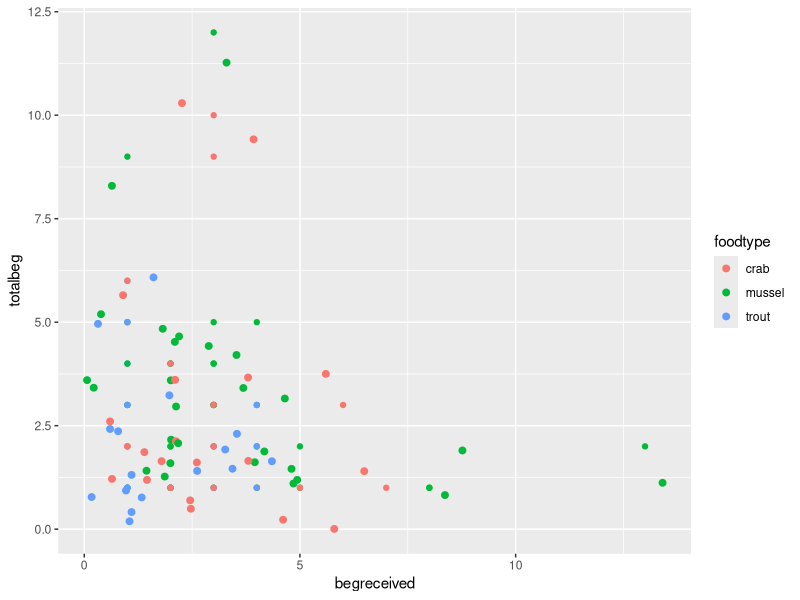
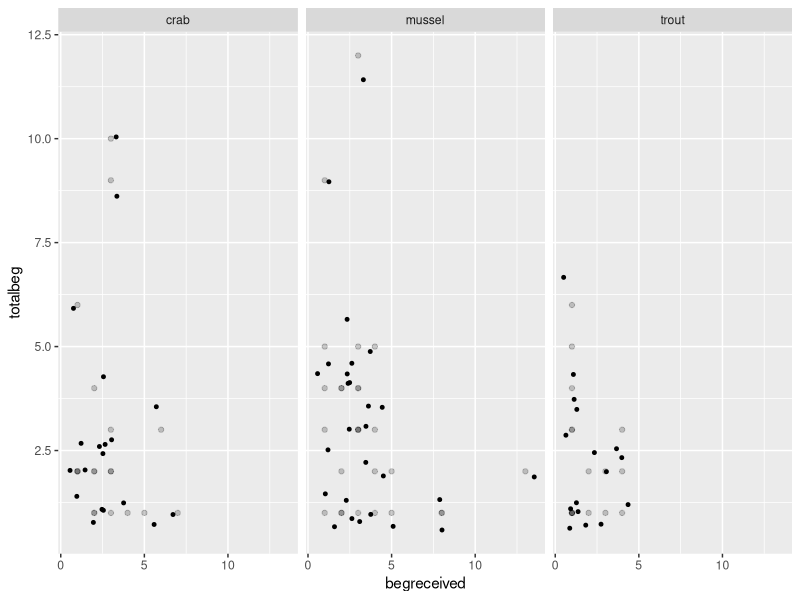
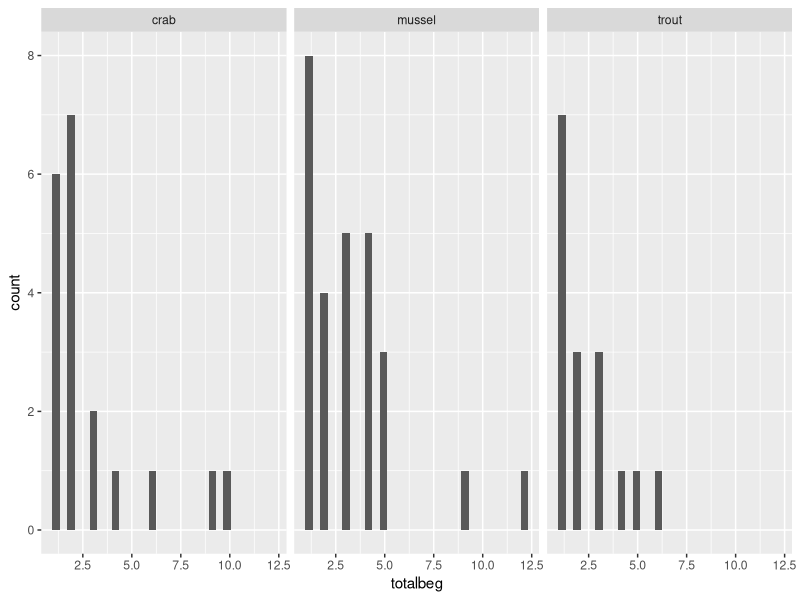
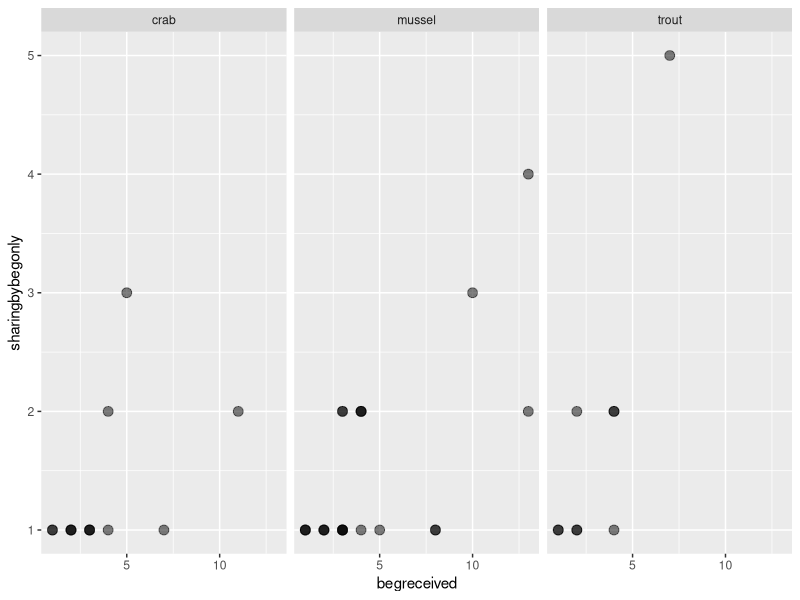
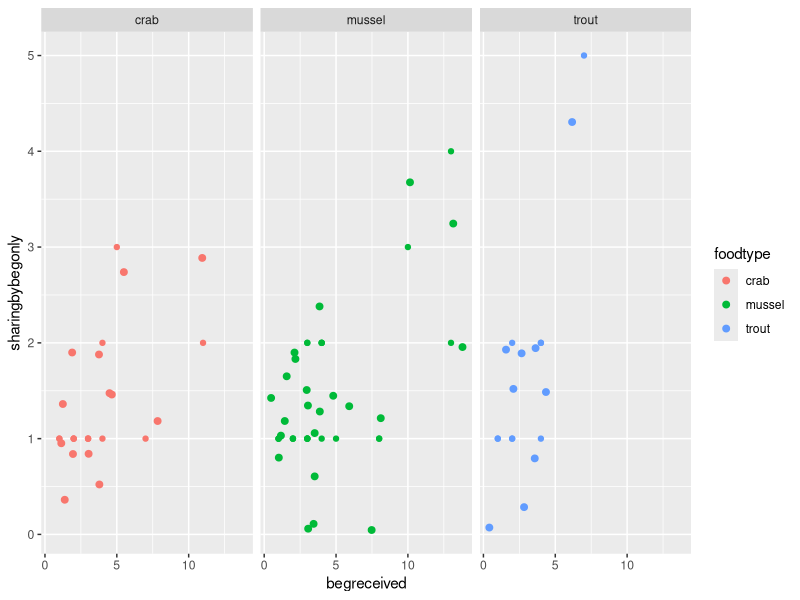
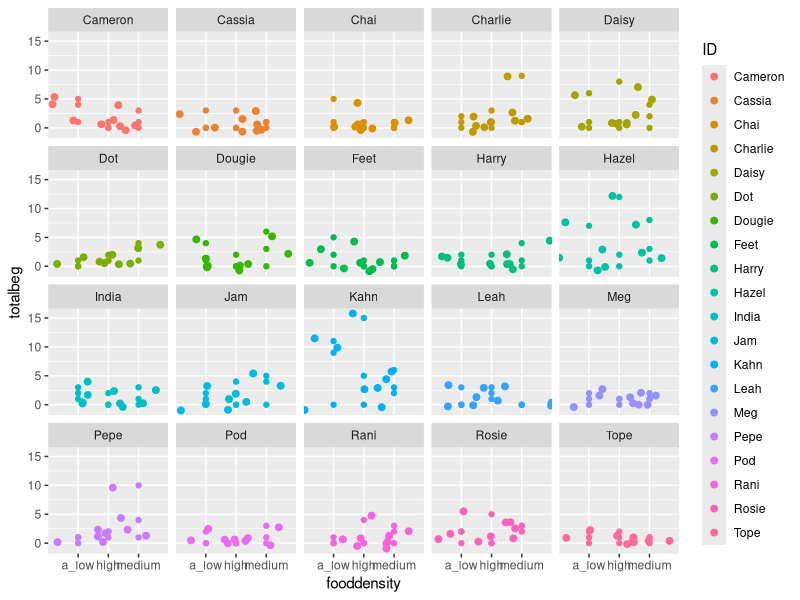
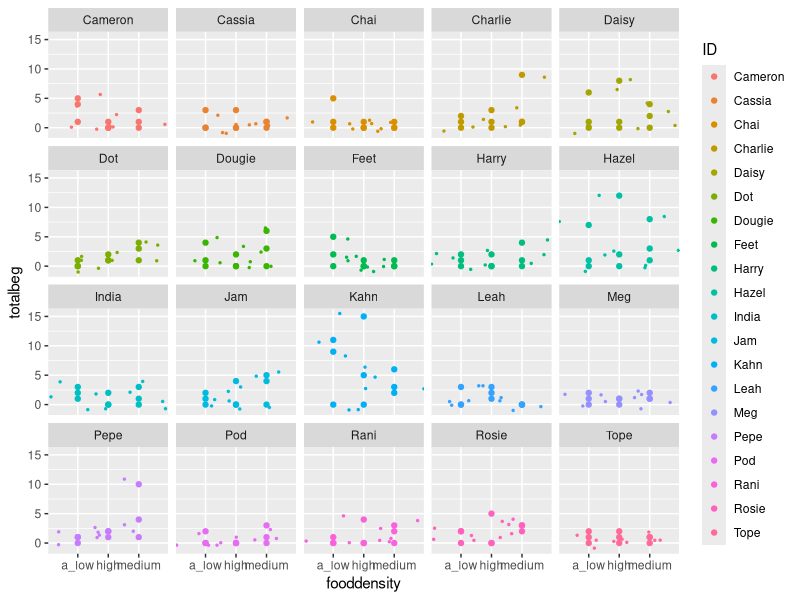

The R source for these figures, in order:
## ---- chunk 1
library(dplyr)
library(ggplot2)
## ---- chunk 2
otter_data <- read.csv("../data/Bowden-ParryOtterdata.csv")
head(otter_data)
## ---- chunk 3
begging <-   
  otter_data %>%
  filter(begreceived > 0, totalbeg > 0) %>% 
  select(foodtype, totalbeg, begreceived)

knitr::kable(head(begging))
## ---- chunk 4
ggplot(begging, aes(x = begreceived, y = totalbeg, color = foodtype)) +
  geom_point() +
  geom_jitter(size = 2, width = 1, height = 1)
  
## ---- chunk 5
ggplot(begging, aes(x = begreceived, y = totalbeg)) +
  geom_point(alpha = 0.2) +
  geom_jitter(size = 1, width = 0.7, height = 0.7) +
  facet_wrap(~foodtype)
  
## ---- chunk 6
ggplot(begging, aes(x = totalbeg)) +
  geom_histogram() +
  facet_wrap(~foodtype)
  
## ---- chunk 7
sharing <- 
  otter_data %>% 
  filter(begreceived > 0, sharingbybegonly > 0) %>% 
  select(begreceived, sharingbybegonly, foodtype)

knitr::kable(head(sharing))
## ---- chunk 8
ggplot(sharing, aes(x = begreceived, y = sharingbybegonly)) +
  geom_point(size = 3, alpha = 0.5) +
  facet_wrap(~foodtype)
  
## ---- chunk 9
ggplot(sharing, aes(x = begreceived, y = sharingbybegonly, color = foodtype)) +
  geom_point() +
  geom_jitter(size = 2, width = 1, height = 1) +
  facet_wrap(~foodtype)
  
## ---- chunk 10
ggplot(otter_data, aes(x = fooddensity, y = totalbeg, color = ID)) +
  geom_point() +
  geom_jitter(size = 2, width = 1, height = 1) +
  facet_wrap(~ID)

## ---- chunk 11
ggplot(otter_data, aes(x = fooddensity, y = totalbeg, color = ID)) +
  geom_point() +
  geom_jitter(size = 0.5, width = 1, height = 1) +
  facet_wrap(~ID)

